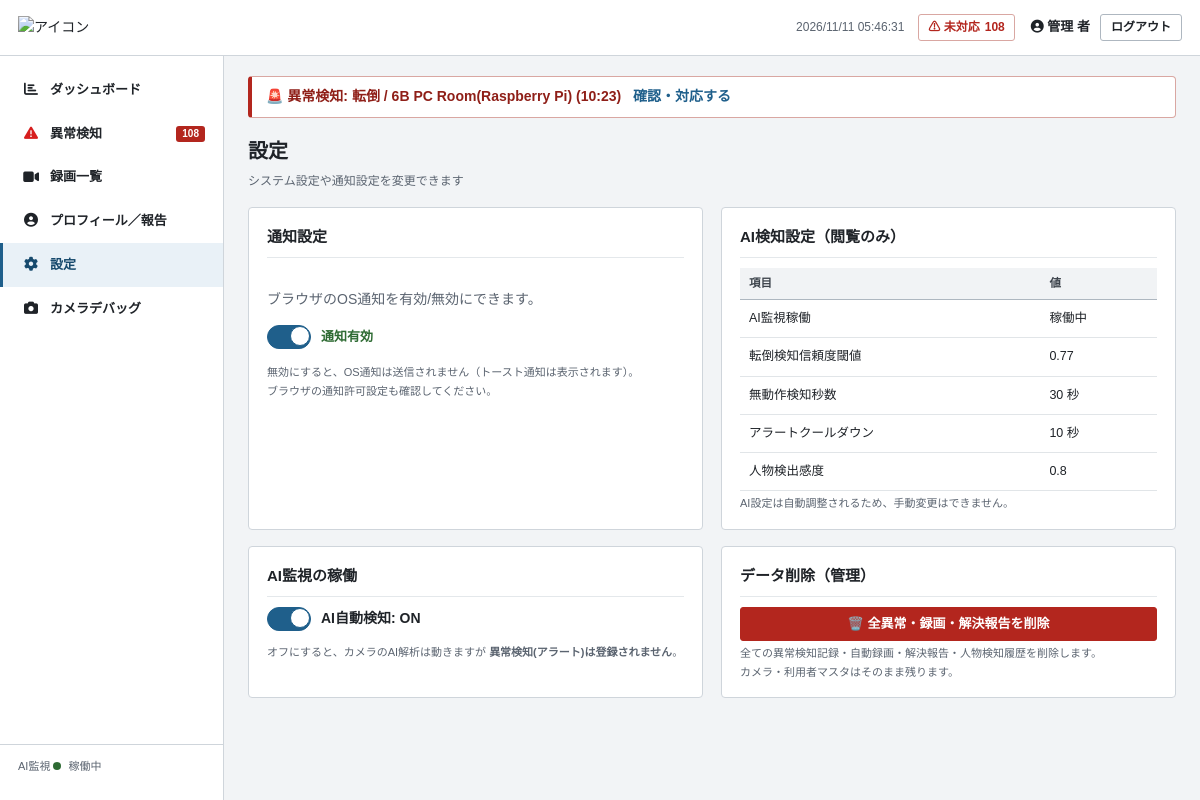
The page /accounts/settings/ (signed in) on the database its author committed.
### core/models.py (models this page shows, shortened)
class User(AbstractBaseUser):
    username = models.CharField("ユーザー名", max_length=150, unique=True)
    first_name = models.CharField("名", max_length=50, blank=True)
    last_name = models.CharField("姓", max_length=50, blank=True)
    email = models.EmailField("メールアドレス", blank=True)
    is_active = models.BooleanField("有効", default=True)
    is_admin = models.BooleanField("管理画面を利用できる", default=False)
    date_joined = models.DateTimeField("登録日", default=timezone.now)
    objects = UserManager()
    USERNAME_FIELD = "username"
    REQUIRED_FIELDS = []
    class Meta:
        verbose_name = "介護士"
        verbose_name_plural = "介護士"
        default_permissions = ()  # 権限レコードを作らない
    def get_full_name(self):
        return f"{self.last_name} {self.first_name}".strip()

class Alert(models.Model):
    class Kind(models.TextChoices):
        FALL = "fall", "転倒"
        SUSPICIOUS = "suspicious", "あやしい動き"
        ZONE = "zone", "立ち入り禁止ゾーン"
    class Status(models.TextChoices):
        OPEN = "open", "未対応"
        RESPONDING = "responding", "対応中"
        RESOLVED = "resolved", "解決済み"
        FALSE_POSITIVE = "false_positive", "誤検知"
    kind = models.CharField("種類", max_length=16, choices=Kind.choices)
    status = models.CharField("状況", max_length=16, choices=Status.choices, default=Status.OPEN)
    camera = models.ForeignKey(Camera, verbose_name="カメラ", on_delete=models.CASCADE, related_name="alerts")
    occurred_at = models.DateTimeField("発生日時")
    confidence = models.FloatField("AI信頼度", null=True, blank=True, help_text="0.0〜1.0")
    detected_state = models.CharField(
        "検知時の人物状態", max_length=16,
        choices=PersonState.choices, default=PersonState.UNKNOWN,
    )
    created_at = models.DateTimeField("アラート発生時刻", default=timezone.now)
    responded_at = models.DateTimeField("対応開始時刻", null=True, blank=True)
    resolved_at = models.DateTimeField("対応完了時刻", null=True, blank=True)
    is_false_positive = models.BooleanField("誤検知", default=False)
    thumbnail_url = models.TextField("サムネイルURL", blank=True)
    responder = models.ForeignKey(
        User, verbose_name="対応者",
        null=True, blank=True, on_delete=models.SET_NULL, related_name="responding_alerts",
    )
    class Meta:
        verbose_name = "異常検知"
        verbose_name_plural = "異常検知"
        ordering = ["-occurred_at"]
        default_permissions = ()
    @property
    def kind_label(self):
        return self.get_kind_display()
    @property
    def location(self):
        return self.camera.location

class Camera(models.Model):
    name = models.CharField("カメラ名", max_length=64)
    location = models.CharField("設置場所", max_length=128)
    stream_url = models.TextField("ストリームURL", blank=True)
    is_online = models.BooleanField("online", default=True)
    class Meta:
        verbose_name = "カメラ"
        verbose_name_plural = "カメラ"
        default_permissions = ()

class AISettings(models.Model):
    enabled = models.BooleanField("AI監視を稼働する", default=True)
    fall_threshold = models.FloatField("転倒検知の信頼度閾値", default=0.75)
    stillness_seconds = models.IntegerField("無動作検知の秒数", default=30)
    cooldown_seconds = models.IntegerField("アラート間クールダウン(秒)", default=300)
    sensitivity = models.FloatField("人物検出の感度", default=0.8)
    class Meta:
        verbose_name = "AI設定"
        verbose_name_plural = "AI設定"
        default_permissions = ()
    @classmethod
    def load(cls):
        obj, _ = cls.objects.get_or_create(pk=1)
        return obj

### core/views.py (the view)
# urls.py: path("accounts/settings/", views.settings_page, name="settings"),
@login_required
def settings_page(request):
    from core.models import AISettings
    ai = AISettings.load()
    return render(request, "accounts/settings.html", {
        "ai_settings": ai,
    })

### core/auth.py (called while the page is built)
    def get_user(self, user_id):
        User = get_user_model()
        try:
            return User.objects.get(pk=user_id)
        except User.DoesNotExist:
            return None

### core/context_processors.py (called while the page is built)
def asset_version(request):
    return {"asset_ver": ASSET_VER}

def alert_globals(request):
    if not request.user.is_authenticated:
        return {}
    open_alerts = Alert.objects.filter(status=Alert.Status.OPEN)
    return {
        "open_alert_count": open_alerts.count(),
        "latest_open_alert": open_alerts.order_by("-occurred_at").first(),
    }

### templates/accounts/settings.html (shortened to what this page needs)
{% extends "base.html" %}
{% block content %}
<div class="page-header">
  <h1>設定</h1>
  <p class="page-header__sub">システム設定や通知設定を変更できます</p>
</div>
<div class="grid-2">
  <section class="card">
    <div class="card__header">
      <h2>通知設定</h2>
    </div>
    <div class="notification-settings">
      <p class="muted">ブラウザのOS通知を有効/無効にできます。</p>
      <div class="notification-toggle">
        <label class="toggle-switch">
          <span class="toggle-slider"></span>
        </label>
        <span id="notification-status">通知有効</span>
      </div>
      <p class="field__help">
        無効にすると、OS通知は送信されません（トースト通知は表示されます）。<br>
        ブラウザの通知許可設定も確認してください。
      </p>
    </div>
  </section>
  <section class="card">
    <div class="card__header">
      <h2>AI検知設定（閲覧のみ）</h2>
    </div>
    <table class="table">
      <thead>
        <tr><th>項目</th><th>値</th></tr>
      </thead>
      <tbody>
        <tr><td>AI監視稼働</td><td>{{ ai_settings.enabled|yesno:"稼働中,停止中" }}</td></tr>
        <tr><td>転倒検知信頼度閾値</td><td>{{ ai_settings.fall_threshold }}</td></tr>
        <tr><td>無動作検知秒数</td><td>{{ ai_settings.stillness_seconds }} 秒</td></tr>
        <tr><td>アラートクールダウン</td><td>{{ ai_settings.cooldown_seconds }} 秒</td></tr>
        <tr><td>人物検出感度</td><td>{{ ai_settings.sensitivity }}</td></tr>
      </tbody>
    </table>
    <p class="field__help">AI設定は自動調整されるため、手動変更はできません。</p>
  </section>
  <section class="card">
    <div class="card__header">
      <h2>AI監視の稼働</h2>
    </div>
    <form method="post" action="{% url 'settings_action' %}" id="ai-form">
      <div class="toggle-group">
        <label class="toggle-switch">
          <span class="toggle-slider"></span>
        </label>
        <span class="toggle-label" id="ai-status">
          {{ ai_settings.enabled|yesno:"AI自動検知: ON,AI自動検知: 停止" }}
        </span>
      </div>
      <p class="field__help">
        オフにすると、カメラのAI解析は動きますが <strong>異常検知(アラート)は登録されません</strong>。
      </p>
    </form>
  </section>
  <section class="card danger-card">
    <div class="card__header">
      <h2>データ削除（管理）</h2>
    </div>
    <form method="post" action="{% url 'settings_action' %}" onsubmit="return confirm('本当にすべての異常検知・録画・解決報告を削除しますか？この操作は元に戻せません。');">
      <button type="submit" name="action" value="clear_all_data" class="btn btn--danger btn--block">
        🗑️ 全異常・録画・解決報告を削除
      </button>
      <p class="field__help">
        全ての異常検知記録・自動録画・解決報告・人物検知履歴を削除します。<br>
        カメラ・利用者マスタはそのまま残ります。
      </p>
    </form>
  </section>
</div>
{% endblock %}

### templates/base.html (shortened to what this page needs)
{% load static %}<!DOCTYPE html>
<html lang="ja">
<head>
<link rel="stylesheet" href="https://cdnjs.cloudflare.com/ajax/libs/font-awesome/6.4.0/css/all.min.css">
<link rel="stylesheet" href="{% static 'css/style.css' %}?v={{ asset_ver }}">
</head>
{% url 'api_alerts' as api_alerts_url %}
<body data-alerts-api="{{ api_alerts_url|default:'' }}">
<div class="layout">
  <header class="topbar">
    <div class="topbar__brand">
      <img src="{% static 'img/logo2.svg' %}" alt="アイコン" style="width: 10em; height: auto;">
    </div>
    <div class="topbar__info">
      <span id="clock" class="topbar__clock">----/--/-- --:--:--</span>
      <a href="{% url 'alert_list' %}" class="topbar__alert-badge" title="未対応の異常一覧へ">
        ⚠ 未対応 <span id="alert-badge-count">{{ open_alert_count|default:0 }}</span>
      </a>
    </div>
    <div class="topbar__user">
      {% if user.is_authenticated %}
        <a class="topbar__username" href="{% url 'profile' %}"><i class="fa-solid fa-circle-user"></i> {{ user.get_full_name|default:user.username }}</a>
        <form method="post" action="{% url 'logout' %}" class="inline-form">
          <button type="submit" class="btn btn--ghost btn--sm">ログアウト</button>
        </form>
      {% else %}
        <a class="btn btn--primary btn--sm" href="{% url 'login' %}">ログイン</a>
      {% endif %}
    </div>
  </header>
  <nav class="sidebar" id="sidebar" aria-label="メインメニュー">
    <ul class="menu">
      <li class="menu__item{% if request.resolver_match.url_name == 'dashboard' %} is-active{% endif %}">
        <a href="{% url 'dashboard' %}"><span class="menu__icon"><i class="fa-solid fa-chart-bar"></i></span>ダッシュボード</a>
      </li>
      <li class="menu__item{% if request.resolver_match.url_name == 'alert_list' %} is-active{% endif %}">
        <a href="{% url 'alert_list' %}"><span class="menu__icon"><i class="fa-solid fa-triangle-exclamation" style="color: rgb(215, 30, 30);"></i></span>異常検知
          <span class="menu__badge" id="sidebar-alert-count"{% if not open_alert_count %} hidden{% endif %}>{{ open_alert_count|default:0 }}</span>
        </a>
      </li>
      <li class="menu__item{% if request.resolver_match.url_name == 'recording_list' %} is-active{% endif %}">
        <a href="{% url 'recording_list' %}"><span class="menu__icon"><i class="fa-solid fa-video"></i></span>録画一覧</a>
      </li>
      <li class="menu__item{% if request.resolver_match.url_name == 'profile' %} is-active{% endif %}">
        <a href="{% url 'profile' %}"><span class="menu__icon"><i class="fa-solid fa-circle-user"></i></span>プロフィール／報告</a>
      </li>
      <li class="menu__item{% if request.resolver_match.url_name == 'settings' %} is-active{% endif %}">
        <a href="{% url 'settings' %}"><span class="menu__icon"><i class="fa-solid fa-gear"></i></span>設定</a>
      </li>
      {% if user.is_admin %}
      <li class="menu__item{% if request.resolver_match.url_name == 'debug_camera' %} is-active{% endif %}">
        <a href="{% url 'debug_camera' %}"><span class="menu__icon"><i class="fa-solid fa-camera"></i></span>カメラデバッグ</a>
      </li>
      {% endif %}
    </ul>
    <div class="sidebar__footer">
      AI監視 <span class="status-dot status-dot--on"></span> 稼働中
    </div>
  </nav>
  <main class="main">
    {% if latest_open_alert %}
      <div class="global-alert-banner" role="alert">
        🚨 異常検知: {{ latest_open_alert.kind_label }} / {{ latest_open_alert.location }}
        ({{ latest_open_alert.occurred_at|date:"H:i" }})
        <a href="{% url 'alert_list' %}">確認・対応する</a>
      </div>
    {% endif %}
    {% block content %}{% endblock %}
  </main>
</div>
</body>
</html>

### rows shown on the page
User: get_full_name "管理 者"
Alert: kind_label "転倒", location "6B PC Room(Raspberry Pi)", occurred_at "10:23"
AISettings: enabled "稼働中", fall_threshold "0.77", stillness_seconds "30", cooldown_seconds "10", sensitivity "0.8", enabled "AI自動検知: ON"

### other values the page prints
{{ open_alert_count|default:0 }} "108"
